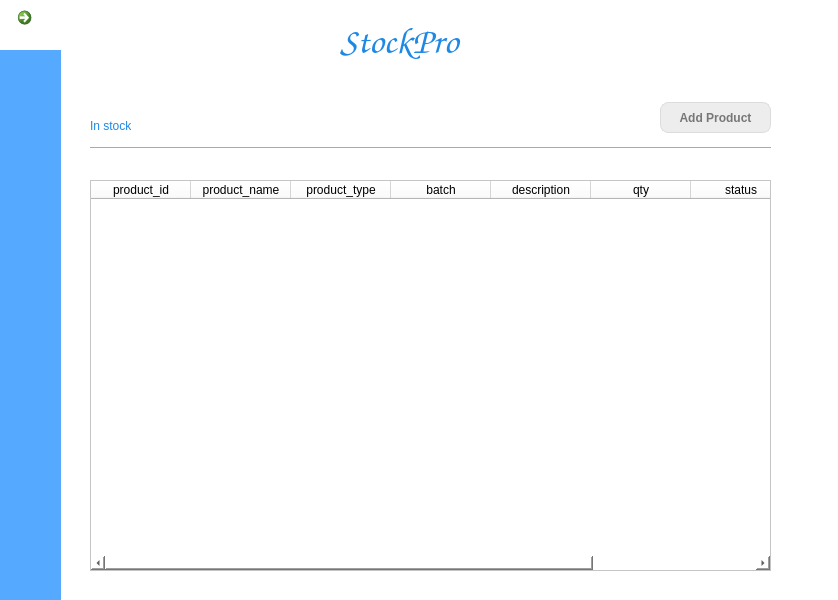
<?xml version="1.0" encoding="UTF-8"?>
<ui version="4.0">
 <class>Dialog</class>
 <widget class="QDialog" name="Dialog">
  <property name="enabled">
   <bool>true</bool>
  </property>
  <property name="geometry">
   <rect>
    <x>0</x>
    <y>0</y>
    <width>838</width>
    <height>600</height>
   </rect>
  </property>
  <property name="focusPolicy">
   <enum>Qt::NoFocus</enum>
  </property>
  <property name="windowTitle">
   <string>Dialog</string>
  </property>
  <property name="styleSheet">
   <string notr="true">background-color: rgb(255, 255, 255);</string>
  </property>
  <widget class="QLabel" name="label">
   <property name="geometry">
    <rect>
     <x>340</x>
     <y>20</y>
     <width>141</width>
     <height>41</height>
    </rect>
   </property>
   <property name="font">
    <font>
     <family>cursive</family>
     <pointsize>28</pointsize>
    </font>
   </property>
   <property name="layoutDirection">
    <enum>Qt::LeftToRight</enum>
   </property>
   <property name="styleSheet">
    <string notr="true">color: rgb(30, 136, 229);
font-family: &quot;Times New Roman&quot;, Times, serif;
font-family: cursive;</string>
   </property>
   <property name="text">
    <string>StockPro</string>
   </property>
  </widget>
  <widget class="QTableWidget" name="productTable">
   <property name="geometry">
    <rect>
     <x>90</x>
     <y>180</y>
     <width>681</width>
     <height>391</height>
    </rect>
   </property>
   <column>
    <property name="text">
     <string>product_id</string>
    </property>
   </column>
   <column>
    <property name="text">
     <string>product_name</string>
    </property>
   </column>
   <column>
    <property name="text">
     <string>product_type</string>
    </property>
   </column>
   <column>
    <property name="text">
     <string>batch</string>
    </property>
   </column>
   <column>
    <property name="text">
     <string>description</string>
    </property>
   </column>
   <column>
    <property name="text">
     <string>qty</string>
    </property>
   </column>
   <column>
    <property name="text">
     <string>status</string>
    </property>
   </column>
   <column>
    <property name="text">
     <string>date</string>
    </property>
   </column>
  </widget>
  <widget class="QPushButton" name="addProduct">
   <property name="geometry">
    <rect>
     <x>660</x>
     <y>102</y>
     <width>111</width>
     <height>31</height>
    </rect>
   </property>
   <property name="styleSheet">
    <string notr="true">QPushButton {
	box-shadow:inset 0px 1px 0px 0px #ffffff;
	background:linear-gradient(to bottom, #ededed 5%, #dfdfdf 100%);
	background-color:#ededed;
	border-radius:8px;
	border:1px solid #dcdcdc;
	display:inline-block;
	cursor:pointer;
	color:#777777;
	font-family:Arial;
	font-size:12px;
	font-weight:bold;
	
	text-decoration:none;
	text-shadow:0px 1px 0px #ffffff;	

}

QPushButton:hover{
	background:linear-gradient(to bottom, #1E88E5 5%, #ffffff 100%);
	background-color:#1E88E5;
	color:rgb(255, 255, 255);
}</string>
   </property>
   <property name="text">
    <string>Add Product</string>
   </property>
   <property name="icon">
    <iconset>
     <normaloff>resources/plus.png</normaloff>resources/plus.png</iconset>
   </property>
  </widget>
  <widget class="Line" name="line">
   <property name="geometry">
    <rect>
     <x>90</x>
     <y>140</y>
     <width>681</width>
     <height>16</height>
    </rect>
   </property>
   <property name="orientation">
    <enum>Qt::Horizontal</enum>
   </property>
  </widget>
  <widget class="QLabel" name="label_2">
   <property name="geometry">
    <rect>
     <x>90</x>
     <y>110</y>
     <width>131</width>
     <height>31</height>
    </rect>
   </property>
   <property name="font">
    <font>
     <family>Arial,Helvetica,sans-serif</family>
    </font>
   </property>
   <property name="styleSheet">
    <string notr="true">color: rgb(30, 136, 229);
font-family: Arial, Helvetica, sans-serif</string>
   </property>
   <property name="text">
    <string>In stock</string>
   </property>
  </widget>
  <widget class="QWidget" name="widget" native="true">
   <property name="enabled">
    <bool>true</bool>
   </property>
   <property name="geometry">
    <rect>
     <x>0</x>
     <y>50</y>
     <width>61</width>
     <height>551</height>
    </rect>
   </property>
   <property name="styleSheet">
    <string notr="true">background-color: rgb(85, 170, 255);</string>
   </property>
  </widget>
  <widget class="QCommandLinkButton" name="backLink">
   <property name="geometry">
    <rect>
     <x>10</x>
     <y>0</y>
     <width>41</width>
     <height>51</height>
    </rect>
   </property>
   <property name="cursor">
    <cursorShape>PointingHandCursor</cursorShape>
   </property>
   <property name="focusPolicy">
    <enum>Qt::StrongFocus</enum>
   </property>
   <property name="styleSheet">
    <string notr="true">
QCommandLinkButton {

	font-family: &quot;Arial&quot;, &quot;Lucida Console&quot;, monospace;
	box-shadow:inset 0px 1px 0px 0px #ffffff;
	background:linear-gradient(to bottom, #ffffff 5%, #f6f6f6 100%);
	background-color:#ffffff;
	border:none;	

}

QCommandLinkButton:hover {
	border-bottom: 5px solid rgb(194, 219, 254);
}</string>
   </property>
   <property name="text">
    <string/>
   </property>
   <property name="icon">
    <iconset>
     <normaloff>resources/back.png</normaloff>resources/back.png</iconset>
   </property>
   <property name="iconSize">
    <size>
     <width>25</width>
     <height>25</height>
    </size>
   </property>
   <property name="checkable">
    <bool>false</bool>
   </property>
  </widget>
  <zorder>label</zorder>
  <zorder>tableWidget</zorder>
  <zorder>addProduct</zorder>
  <zorder>line</zorder>
  <zorder>label_2</zorder>
  <zorder>backLink</zorder>
  <zorder>widget</zorder>
 </widget>
 <resources/>
 <connections/>
</ui>
